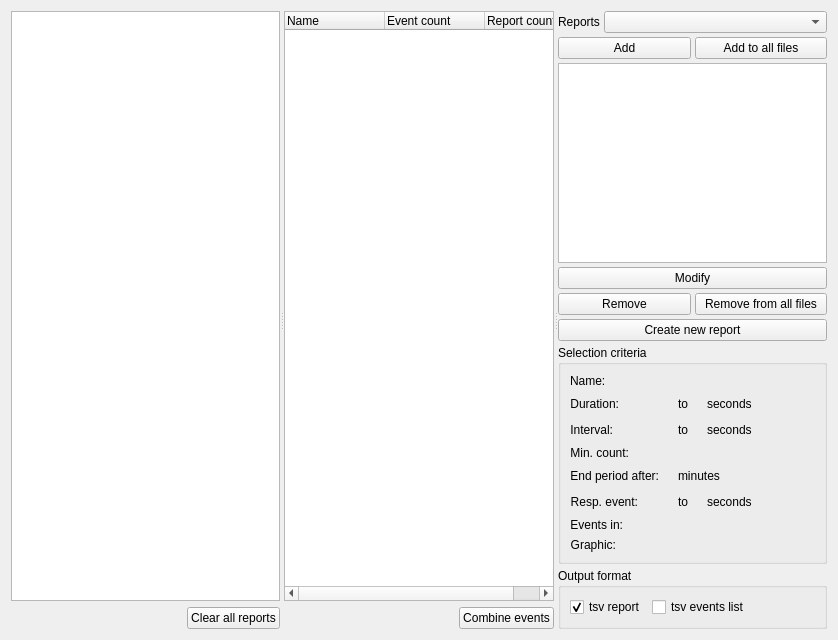
<?xml version="1.0" encoding="UTF-8"?>
<ui version="4.0">
 <class>EventReportStep</class>
 <widget class="QWidget" name="EventReportStep">
  <property name="geometry">
   <rect>
    <x>0</x>
    <y>0</y>
    <width>838</width>
    <height>640</height>
   </rect>
  </property>
  <property name="windowTitle">
   <string/>
  </property>
  <property name="styleSheet">
   <string>font: 12pt &quot;Roboto&quot;;</string>
  </property>
  <layout class="QVBoxLayout" name="verticalLayout_14">
   <item>
    <widget class="QSplitter" name="splitter">
     <property name="orientation">
      <enum>Qt::Horizontal</enum>
     </property>
     <property name="childrenCollapsible">
      <bool>false</bool>
     </property>
     <widget class="QWidget" name="verticalLayoutWidget">
      <layout class="QVBoxLayout" name="verticalLayout_5">
       <item>
        <widget class="QTableView" name="file_tableview">
         <property name="alternatingRowColors">
          <bool>true</bool>
         </property>
         <property name="selectionMode">
          <enum>QAbstractItemView::SingleSelection</enum>
         </property>
         <property name="selectionBehavior">
          <enum>QAbstractItemView::SelectRows</enum>
         </property>
         <property name="sortingEnabled">
          <bool>false</bool>
         </property>
         <attribute name="horizontalHeaderStretchLastSection">
          <bool>true</bool>
         </attribute>
        </widget>
       </item>
       <item>
        <layout class="QHBoxLayout" name="horizontalLayout_25">
         <item>
          <spacer name="horizontalSpacer">
           <property name="orientation">
            <enum>Qt::Horizontal</enum>
           </property>
           <property name="sizeHint" stdset="0">
            <size>
             <width>40</width>
             <height>20</height>
            </size>
           </property>
          </spacer>
         </item>
         <item>
          <widget class="QPushButton" name="clear_all_reports_pushbutton">
           <property name="text">
            <string>Clear all reports</string>
           </property>
          </widget>
         </item>
        </layout>
       </item>
      </layout>
     </widget>
     <widget class="QWidget" name="layoutWidget">
      <layout class="QVBoxLayout" name="verticalLayout_2">
       <item>
        <widget class="QTreeWidget" name="event_treewidget">
         <property name="alternatingRowColors">
          <bool>true</bool>
         </property>
         <property name="columnCount">
          <number>3</number>
         </property>
         <column>
          <property name="text">
           <string>Name</string>
          </property>
         </column>
         <column>
          <property name="text">
           <string>Event count</string>
          </property>
         </column>
         <column>
          <property name="text">
           <string>Report count</string>
          </property>
         </column>
        </widget>
       </item>
       <item>
        <layout class="QHBoxLayout" name="horizontalLayout">
         <item>
          <spacer name="horizontalSpacer_3">
           <property name="orientation">
            <enum>Qt::Horizontal</enum>
           </property>
           <property name="sizeHint" stdset="0">
            <size>
             <width>40</width>
             <height>20</height>
            </size>
           </property>
          </spacer>
         </item>
         <item>
          <widget class="QPushButton" name="combine_pushbutton">
           <property name="text">
            <string>Combine events</string>
           </property>
          </widget>
         </item>
        </layout>
       </item>
      </layout>
     </widget>
     <widget class="QWidget" name="layoutWidget">
      <layout class="QVBoxLayout" name="verticalLayout">
       <property name="spacing">
        <number>4</number>
       </property>
       <item>
        <layout class="QHBoxLayout" name="horizontalLayout_13" stretch="0,1">
         <item>
          <widget class="QLabel" name="label">
           <property name="text">
            <string>Reports</string>
           </property>
          </widget>
         </item>
         <item>
          <widget class="QComboBox" name="report_combobox"/>
         </item>
        </layout>
       </item>
       <item>
        <layout class="QHBoxLayout" name="horizontalLayout_3">
         <item>
          <widget class="QPushButton" name="add_pushbutton">
           <property name="text">
            <string>Add</string>
           </property>
          </widget>
         </item>
         <item>
          <widget class="QPushButton" name="add_to_all_pushbutton">
           <property name="text">
            <string>Add to all files</string>
           </property>
          </widget>
         </item>
        </layout>
       </item>
       <item>
        <widget class="QListView" name="report_listview">
         <property name="alternatingRowColors">
          <bool>true</bool>
         </property>
        </widget>
       </item>
       <item>
        <layout class="QHBoxLayout" name="horizontalLayout_26">
         <item>
          <widget class="QPushButton" name="modify_pushbutton">
           <property name="text">
            <string>Modify</string>
           </property>
          </widget>
         </item>
        </layout>
       </item>
       <item>
        <layout class="QHBoxLayout" name="horizontalLayout_4">
         <item>
          <widget class="QPushButton" name="remove_pushbutton">
           <property name="text">
            <string>Remove</string>
           </property>
          </widget>
         </item>
         <item>
          <widget class="QPushButton" name="remove_to_all_pushbutton">
           <property name="text">
            <string>Remove from all files</string>
           </property>
          </widget>
         </item>
        </layout>
       </item>
       <item>
        <layout class="QHBoxLayout" name="horizontalLayout_27"/>
       </item>
       <item>
        <widget class="QPushButton" name="create_pushbutton">
         <property name="text">
          <string>Create new report</string>
         </property>
        </widget>
       </item>
       <item>
        <widget class="QGroupBox" name="groupBox">
         <property name="title">
          <string>Selection criteria</string>
         </property>
         <layout class="QVBoxLayout" name="verticalLayout_3">
          <item>
           <layout class="QFormLayout" name="formLayout">
            <item row="3" column="0">
             <widget class="QLabel" name="label_5">
              <property name="text">
               <string>Duration:</string>
              </property>
              <property name="alignment">
               <set>Qt::AlignRight|Qt::AlignTrailing|Qt::AlignVCenter</set>
              </property>
             </widget>
            </item>
            <item row="3" column="1">
             <layout class="QHBoxLayout" name="horizontalLayout_12">
              <item>
               <widget class="QLabel" name="duration_min_label">
                <property name="text">
                 <string/>
                </property>
               </widget>
              </item>
              <item>
               <widget class="QLabel" name="label_2">
                <property name="text">
                 <string>to</string>
                </property>
               </widget>
              </item>
              <item>
               <widget class="QLabel" name="duration_max_label">
                <property name="text">
                 <string/>
                </property>
               </widget>
              </item>
              <item>
               <widget class="QLabel" name="label_7">
                <property name="text">
                 <string>seconds</string>
                </property>
               </widget>
              </item>
              <item>
               <spacer name="horizontalSpacer_5">
                <property name="orientation">
                 <enum>Qt::Horizontal</enum>
                </property>
                <property name="sizeHint" stdset="0">
                 <size>
                  <width>40</width>
                  <height>20</height>
                 </size>
                </property>
               </spacer>
              </item>
             </layout>
            </item>
            <item row="4" column="0">
             <widget class="QLabel" name="label_15">
              <property name="text">
               <string>Interval:</string>
              </property>
              <property name="alignment">
               <set>Qt::AlignRight|Qt::AlignTrailing|Qt::AlignVCenter</set>
              </property>
             </widget>
            </item>
            <item row="4" column="1">
             <layout class="QHBoxLayout" name="horizontalLayout_10">
              <item>
               <widget class="QLabel" name="interval_min_label">
                <property name="text">
                 <string/>
                </property>
               </widget>
              </item>
              <item>
               <widget class="QLabel" name="label_4">
                <property name="text">
                 <string>to</string>
                </property>
               </widget>
              </item>
              <item>
               <widget class="QLabel" name="interval_max_label">
                <property name="text">
                 <string/>
                </property>
               </widget>
              </item>
              <item>
               <widget class="QLabel" name="label_8">
                <property name="text">
                 <string>seconds</string>
                </property>
               </widget>
              </item>
              <item>
               <spacer name="horizontalSpacer_6">
                <property name="orientation">
                 <enum>Qt::Horizontal</enum>
                </property>
                <property name="sizeHint" stdset="0">
                 <size>
                  <width>40</width>
                  <height>20</height>
                 </size>
                </property>
               </spacer>
              </item>
             </layout>
            </item>
            <item row="5" column="0">
             <widget class="QLabel" name="label_13">
              <property name="text">
               <string>Min. count:</string>
              </property>
              <property name="alignment">
               <set>Qt::AlignRight|Qt::AlignTrailing|Qt::AlignVCenter</set>
              </property>
             </widget>
            </item>
            <item row="5" column="1">
             <widget class="QLabel" name="min_count_label">
              <property name="text">
               <string/>
              </property>
             </widget>
            </item>
            <item row="6" column="0">
             <widget class="QLabel" name="label_11">
              <property name="text">
               <string>End period after:</string>
              </property>
              <property name="alignment">
               <set>Qt::AlignRight|Qt::AlignTrailing|Qt::AlignVCenter</set>
              </property>
             </widget>
            </item>
            <item row="8" column="0">
             <widget class="QLabel" name="label_9">
              <property name="text">
               <string>Resp. event:</string>
              </property>
              <property name="alignment">
               <set>Qt::AlignRight|Qt::AlignTrailing|Qt::AlignVCenter</set>
              </property>
             </widget>
            </item>
            <item row="8" column="1">
             <layout class="QHBoxLayout" name="horizontalLayout_7">
              <item>
               <widget class="QLabel" name="resp_event_asso_min_label">
                <property name="text">
                 <string/>
                </property>
               </widget>
              </item>
              <item>
               <widget class="QLabel" name="label_6">
                <property name="text">
                 <string>to</string>
                </property>
               </widget>
              </item>
              <item>
               <widget class="QLabel" name="resp_event_asso_max_label">
                <property name="text">
                 <string/>
                </property>
               </widget>
              </item>
              <item>
               <widget class="QLabel" name="label_10">
                <property name="text">
                 <string>seconds</string>
                </property>
               </widget>
              </item>
              <item>
               <spacer name="horizontalSpacer_7">
                <property name="orientation">
                 <enum>Qt::Horizontal</enum>
                </property>
                <property name="sizeHint" stdset="0">
                 <size>
                  <width>40</width>
                  <height>20</height>
                 </size>
                </property>
               </spacer>
              </item>
             </layout>
            </item>
            <item row="9" column="0">
             <widget class="QLabel" name="label_28">
              <property name="text">
               <string>Events in:</string>
              </property>
              <property name="alignment">
               <set>Qt::AlignRight|Qt::AlignTrailing|Qt::AlignVCenter</set>
              </property>
             </widget>
            </item>
            <item row="9" column="1">
             <widget class="QLabel" name="analysis_period_label">
              <property name="text">
               <string/>
              </property>
             </widget>
            </item>
            <item row="10" column="0">
             <widget class="QLabel" name="label_3">
              <property name="text">
               <string>Graphic:</string>
              </property>
              <property name="alignment">
               <set>Qt::AlignRight|Qt::AlignTrailing|Qt::AlignVCenter</set>
              </property>
             </widget>
            </item>
            <item row="10" column="1">
             <widget class="QLabel" name="graphic_label">
              <property name="enabled">
               <bool>false</bool>
              </property>
              <property name="text">
               <string/>
              </property>
             </widget>
            </item>
            <item row="6" column="1">
             <layout class="QHBoxLayout" name="horizontalLayout_5">
              <item>
               <widget class="QLabel" name="end_period_label">
                <property name="text">
                 <string/>
                </property>
               </widget>
              </item>
              <item>
               <widget class="QLabel" name="label_12">
                <property name="text">
                 <string>minutes</string>
                </property>
               </widget>
              </item>
              <item>
               <spacer name="horizontalSpacer_8">
                <property name="orientation">
                 <enum>Qt::Horizontal</enum>
                </property>
                <property name="sizeHint" stdset="0">
                 <size>
                  <width>40</width>
                  <height>20</height>
                 </size>
                </property>
               </spacer>
              </item>
             </layout>
            </item>
            <item row="2" column="0">
             <widget class="QLabel" name="label_14">
              <property name="text">
               <string>Name:</string>
              </property>
             </widget>
            </item>
            <item row="2" column="1">
             <widget class="QLabel" name="report_name_label">
              <property name="text">
               <string/>
              </property>
             </widget>
            </item>
           </layout>
          </item>
         </layout>
        </widget>
       </item>
       <item>
        <widget class="QGroupBox" name="groupBox_2">
         <property name="title">
          <string>Output format</string>
         </property>
         <layout class="QFormLayout" name="formLayout_2">
          <item row="0" column="0">
           <widget class="QCheckBox" name="csv_report_checkbox">
            <property name="toolTip">
             <string>tsv reports are generated by default (values are easily exportable).</string>
            </property>
            <property name="text">
             <string>tsv report</string>
            </property>
            <property name="checked">
             <bool>true</bool>
            </property>
           </widget>
          </item>
          <item row="0" column="1">
           <widget class="QCheckBox" name="events_list_checkBox">
            <property name="toolTip">
             <string>Check to generate the events list for each report and recording.</string>
            </property>
            <property name="text">
             <string>tsv events list</string>
            </property>
           </widget>
          </item>
         </layout>
        </widget>
       </item>
      </layout>
     </widget>
    </widget>
   </item>
  </layout>
 </widget>
 <resources>
  <include location="../../../../../snooz-toolbox/src/main/python/ui/themes/themes.qrc"/>
 </resources>
 <connections>
  <connection>
   <sender>event_treewidget</sender>
   <signal>clicked(QModelIndex)</signal>
   <receiver>EventReportStep</receiver>
   <slot>on_event_selected()</slot>
   <hints>
    <hint type="sourcelabel">
     <x>382</x>
     <y>143</y>
    </hint>
    <hint type="destinationlabel">
     <x>364</x>
     <y>294</y>
    </hint>
   </hints>
  </connection>
  <connection>
   <sender>combine_pushbutton</sender>
   <signal>clicked()</signal>
   <receiver>EventReportStep</receiver>
   <slot>on_combine_events()</slot>
   <hints>
    <hint type="sourcelabel">
     <x>337</x>
     <y>567</y>
    </hint>
    <hint type="destinationlabel">
     <x>364</x>
     <y>294</y>
    </hint>
   </hints>
  </connection>
  <connection>
   <sender>add_to_all_pushbutton</sender>
   <signal>clicked()</signal>
   <receiver>EventReportStep</receiver>
   <slot>on_add_to_all()</slot>
   <hints>
    <hint type="sourcelabel">
     <x>659</x>
     <y>22</y>
    </hint>
    <hint type="destinationlabel">
     <x>364</x>
     <y>294</y>
    </hint>
   </hints>
  </connection>
  <connection>
   <sender>add_pushbutton</sender>
   <signal>clicked()</signal>
   <receiver>EventReportStep</receiver>
   <slot>on_add()</slot>
   <hints>
    <hint type="sourcelabel">
     <x>506</x>
     <y>364</y>
    </hint>
    <hint type="destinationlabel">
     <x>364</x>
     <y>294</y>
    </hint>
   </hints>
  </connection>
  <connection>
   <sender>remove_pushbutton</sender>
   <signal>clicked()</signal>
   <receiver>EventReportStep</receiver>
   <slot>on_remove()</slot>
   <hints>
    <hint type="sourcelabel">
     <x>592</x>
     <y>364</y>
    </hint>
    <hint type="destinationlabel">
     <x>364</x>
     <y>294</y>
    </hint>
   </hints>
  </connection>
  <connection>
   <sender>modify_pushbutton</sender>
   <signal>clicked()</signal>
   <receiver>EventReportStep</receiver>
   <slot>on_modify()</slot>
   <hints>
    <hint type="sourcelabel">
     <x>678</x>
     <y>364</y>
    </hint>
    <hint type="destinationlabel">
     <x>364</x>
     <y>294</y>
    </hint>
   </hints>
  </connection>
  <connection>
   <sender>create_pushbutton</sender>
   <signal>clicked()</signal>
   <receiver>EventReportStep</receiver>
   <slot>on_create()</slot>
   <hints>
    <hint type="sourcelabel">
     <x>420</x>
     <y>364</y>
    </hint>
    <hint type="destinationlabel">
     <x>364</x>
     <y>294</y>
    </hint>
   </hints>
  </connection>
  <connection>
   <sender>report_listview</sender>
   <signal>clicked(QModelIndex)</signal>
   <receiver>EventReportStep</receiver>
   <slot>on_report_selected()</slot>
   <hints>
    <hint type="sourcelabel">
     <x>596</x>
     <y>215</y>
    </hint>
    <hint type="destinationlabel">
     <x>364</x>
     <y>294</y>
    </hint>
   </hints>
  </connection>
  <connection>
   <sender>remove_to_all_pushbutton</sender>
   <signal>clicked()</signal>
   <receiver>EventReportStep</receiver>
   <slot>on_remove_to_all()</slot>
   <hints>
    <hint type="sourcelabel">
     <x>701</x>
     <y>184</y>
    </hint>
    <hint type="destinationlabel">
     <x>392</x>
     <y>295</y>
    </hint>
   </hints>
  </connection>
  <connection>
   <sender>clear_all_reports_pushbutton</sender>
   <signal>clicked()</signal>
   <receiver>EventReportStep</receiver>
   <slot>on_clear_all()</slot>
   <hints>
    <hint type="sourcelabel">
     <x>176</x>
     <y>567</y>
    </hint>
    <hint type="destinationlabel">
     <x>392</x>
     <y>295</y>
    </hint>
   </hints>
  </connection>
  <connection>
   <sender>file_tableview</sender>
   <signal>clicked(QModelIndex)</signal>
   <receiver>EventReportStep</receiver>
   <slot>on_file_selected()</slot>
   <hints>
    <hint type="sourcelabel">
     <x>134</x>
     <y>278</y>
    </hint>
    <hint type="destinationlabel">
     <x>413</x>
     <y>294</y>
    </hint>
   </hints>
  </connection>
 </connections>
 <slots>
  <slot>on_add_to_all()</slot>
  <slot>on_add()</slot>
  <slot>on_remove()</slot>
  <slot>on_add_event()</slot>
  <slot>on_modify()</slot>
  <slot>on_report_change()</slot>
  <slot>on_combine_events()</slot>
  <slot>on_event_selected()</slot>
  <slot>on_create()</slot>
  <slot>on_file_selected()</slot>
  <slot>on_report_selected()</slot>
  <slot>on_remove_to_all()</slot>
  <slot>on_clear_all()</slot>
 </slots>
</ui>
